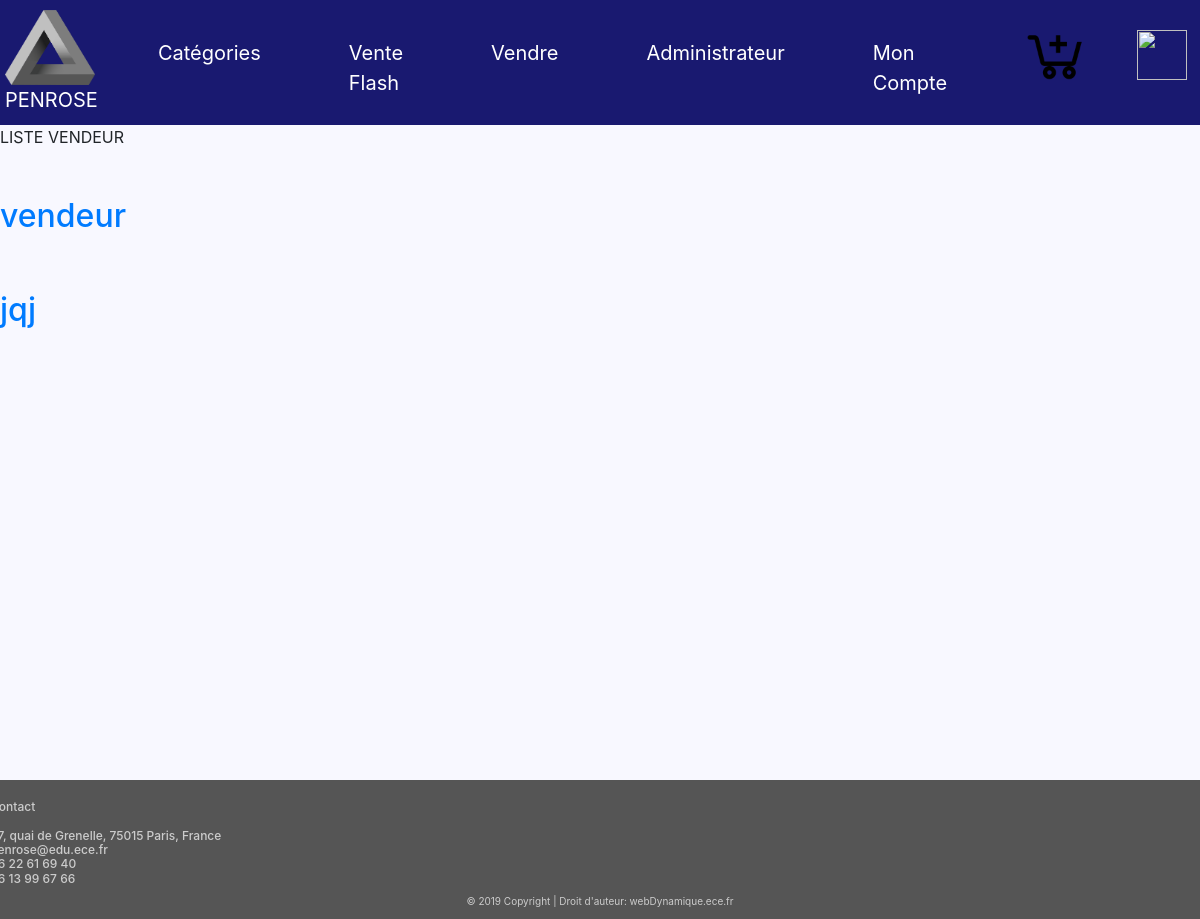
The app's page /Rvendeur.php, older data.
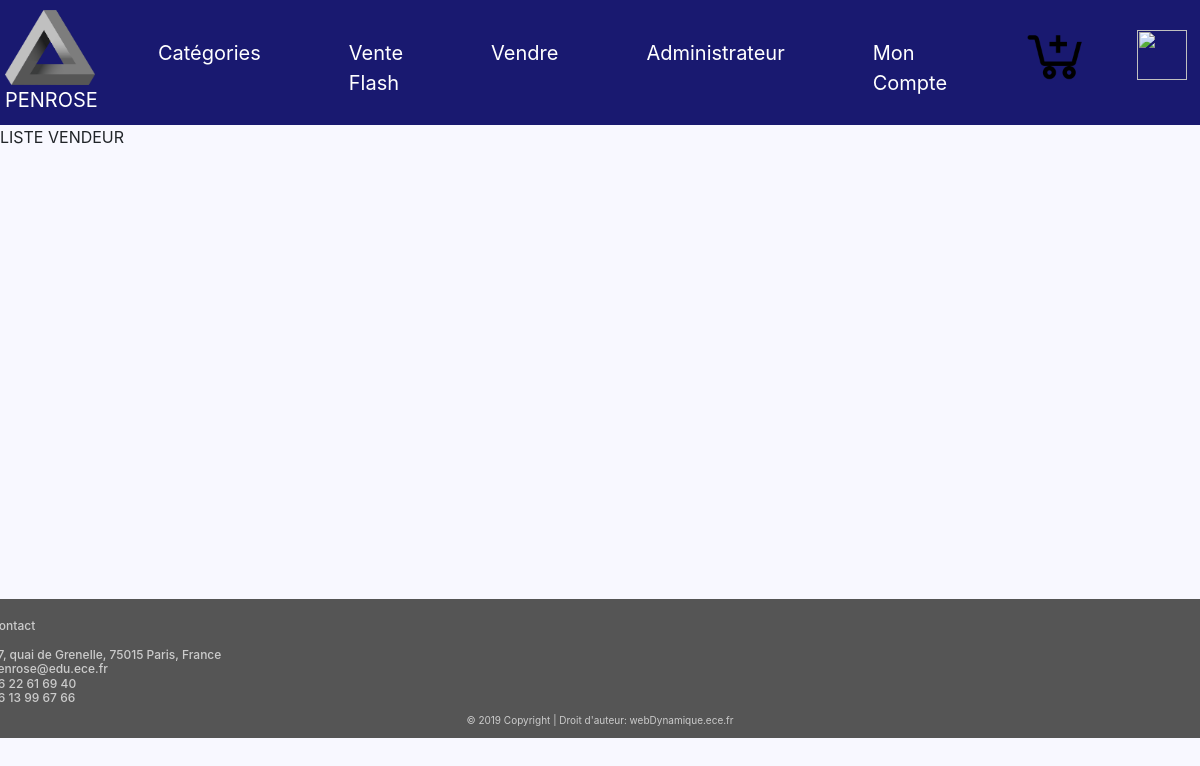
The same page, newer data.
### tables this page shows
CREATE TABLE IF NOT EXISTS `vendeur` (
  `id` int(11) NOT NULL AUTO_INCREMENT,
  `nom` varchar(255) NOT NULL,
  `mail` varchar(255) NOT NULL,
  `pseudo` varchar(255) NOT NULL,
  `fond` varchar(250) NOT NULL,
  `photo` varchar(250) NOT NULL,
  PRIMARY KEY (`id`)
);

### Rvendeur.php (the view, shortened to what this page needs)
<!DOCTYPE html>
<html>
<head>
<link rel="stylesheet"
href="https://stackpath.bootstrapcdn.com/bootstrap/4.1.3/css/bootstrap.min.css">
<link rel="stylesheet" type="text/css" href="styles.css">
</head>
<body>
<nav class="navbar navbar-expand-md">
<a class="navbar-brand" href="https://sites.google.com/site/tpe44lesillusionsoptiques/info-presse-classeur/le-triangle-de-penrose"><img class="logo" src="logo.png" height='75' width='90'/><br>	PENROSE</a>
<div class="collapse navbar-collapse" id="main-navigation">
<ul class="navbar-nav">
<li class="nav-item"><a class="nav-link"
href="Categorie.php">Catégories</a></li>
<li class="nav-item"><a class="nav-link" href="Venteflash.php">Vente Flash</a></li>
<li class="nav-item"><a class="nav-link"
href="login.php">Vendre</a></li>
<li class="nav-item"><a class="nav-link"
href="login.php">Administrateur</a></li>
<li class="nav-item"><a class="nav-link"
href="login.php">Mon Compte</a></li>
<a class="navbar-brand" href="Panier.php"><img class="panier" src="panier.png" height='70' width='70'> </a>
<a class="navbar-brand" href="logout.php"><img class="deco" src="Deco.png" height='50' width='50'> </a>
</ul>
</div>
</nav>
<div>  LISTE VENDEUR <br>
	<?php
		$database = "ece_amazon";
		$db_handle = mysqli_connect('localhost', 'root', '');
		$db_found = mysqli_select_db($db_handle, $database);
		if ($db_found)
		{
			$sql = "SELECT * FROM vendeur";
			$result = mysqli_query($db_handle, $sql);
			while($data = mysqli_fetch_assoc($result))
			{
				?>
				<br><br>
				<div class="texte-2">
					<a href="?show=<?php echo $data["nom"];?>"><h2><?php echo $data["nom"];?></h2></a>
				</div>
				<?php
			}
		}
		else {echo "Database not found";}
	?>
</div>
<footer class="page-footer3">
<div class="container">
<div class="row">
<div class="col-lg-8 col-md-8 col-sm-12">
</div>
<h4 class="contact">Contact<br> <br>
37, quai de Grenelle, 75015 Paris, France <br>
penrose@edu.ece.fr <br>
06 22 61 69 40 <br>
06 13 99 67 66
</h4>
</div>
</div>
<div class="copyright">&copy; 2019 Copyright | Droit
d'auteur: webDynamique.ece.fr </div>
</footer>
</body>
</html>

Row changes from the older to the newer data that the page shows:
removed vendeur: nom "vendeur"
removed vendeur: nom "jqj"
